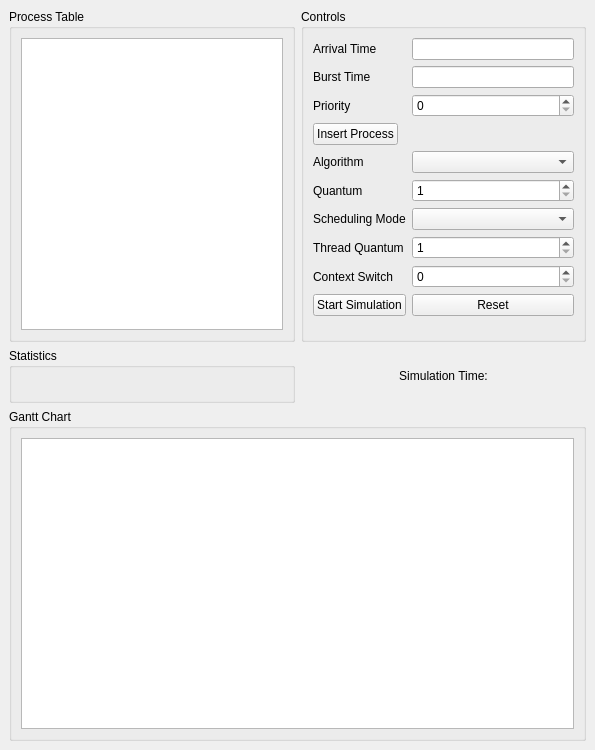
<?xml version="1.0" encoding="UTF-8"?>
<ui version="4.0">
 <class>MainWindow</class>
 <widget class="QMainWindow" name="MainWindow">
  <property name="geometry">
   <rect>
    <x>0</x>
    <y>0</y>
    <width>595</width>
    <height>750</height>
   </rect>
  </property>
  <property name="windowTitle">
   <string>CPU Task Scheduler Simulator</string>
  </property>
  <widget class="QWidget" name="centralwidget">
   <layout class="QGridLayout" name="gridLayout">
    <item row="0" column="0">
     <widget class="QGroupBox" name="groupBox">
      <property name="title">
       <string>Process Table</string>
      </property>
      <layout class="QVBoxLayout" name="verticalLayout">
       <item>
        <widget class="QTableWidget" name="processTable"/>
       </item>
      </layout>
     </widget>
    </item>
    <item row="0" column="1">
     <widget class="QGroupBox" name="groupBox_2">
      <property name="title">
       <string>Controls</string>
      </property>
      <layout class="QFormLayout" name="formLayout">
       <item row="0" column="0">
        <widget class="QLabel" name="labelArrival">
         <property name="text">
          <string>Arrival Time</string>
         </property>
        </widget>
       </item>
       <item row="0" column="1">
        <widget class="QLineEdit" name="arrivalEdit"/>
       </item>
       <item row="1" column="0">
        <widget class="QLabel" name="labelBurst">
         <property name="text">
          <string>Burst Time</string>
         </property>
        </widget>
       </item>
       <item row="1" column="1">
        <widget class="QLineEdit" name="burstEdit"/>
       </item>
       <item row="2" column="0">
        <widget class="QLabel" name="labelPriority">
         <property name="text">
          <string>Priority</string>
         </property>
        </widget>
       </item>
       <item row="2" column="1">
        <widget class="QSpinBox" name="prioritySpin">
         <property name="minimum">
          <number>0</number>
         </property>
         <property name="maximum">
          <number>100</number>
         </property>
        </widget>
       </item>
       <item row="3" column="0">
        <widget class="QPushButton" name="addButton">
         <property name="text">
          <string>Insert Process</string>
         </property>
        </widget>
       </item>
       <item row="4" column="0">
        <widget class="QLabel" name="labelAlg">
         <property name="text">
          <string>Algorithm</string>
         </property>
        </widget>
       </item>
       <item row="4" column="1">
        <widget class="QComboBox" name="algorithmBox"/>
       </item>
       <item row="5" column="0">
        <widget class="QLabel" name="labelQuantum">
         <property name="text">
          <string>Quantum</string>
         </property>
        </widget>
       </item>
       <item row="5" column="1">
        <widget class="QSpinBox" name="quantumSpin">
         <property name="minimum">
          <number>1</number>
         </property>
         <property name="maximum">
          <number>1000</number>
         </property>
        </widget>
       </item>
       <item row="6" column="0">
        <widget class="QLabel" name="labelMode">
         <property name="text">
          <string>Scheduling Mode</string>
         </property>
        </widget>
       </item>
       <item row="6" column="1">
        <widget class="QComboBox" name="modeBox"/>
       </item>
       <item row="7" column="0">
        <widget class="QLabel" name="labelTQ">
         <property name="text">
          <string>Thread Quantum</string>
         </property>
        </widget>
       </item>
       <item row="7" column="1">
        <widget class="QSpinBox" name="threadQuantumSpin">
         <property name="minimum">
          <number>1</number>
         </property>
         <property name="maximum">
          <number>1000</number>
         </property>
        </widget>
       </item>
       <item row="8" column="0">
        <widget class="QLabel" name="labelCS">
         <property name="text">
          <string>Context Switch</string>
         </property>
        </widget>
       </item>
       <item row="8" column="1">
        <widget class="QSpinBox" name="contextSwitchSpin">
         <property name="minimum">
          <number>0</number>
         </property>
         <property name="maximum">
          <number>1000</number>
         </property>
        </widget>
       </item>
       <item row="9" column="0">
        <widget class="QPushButton" name="startButton">
         <property name="text">
          <string>Start Simulation</string>
         </property>
        </widget>
       </item>
       <item row="9" column="1">
        <widget class="QPushButton" name="resetButton">
         <property name="text">
          <string>Reset</string>
         </property>
        </widget>
       </item>
      </layout>
     </widget>
    </item>
    <item row="1" column="0">
     <widget class="QGroupBox" name="groupBox_3">
      <property name="title">
       <string>Statistics</string>
      </property>
      <layout class="QVBoxLayout" name="verticalLayout_2">
       <item>
        <widget class="QLabel" name="statsLabel"/>
       </item>
      </layout>
     </widget>
    </item>
    <item row="1" column="1">
     <widget class="QLabel" name="simuTimeLabel">
      <property name="text">
       <string>Simulation Time:</string>
      </property>
      <property name="alignment">
       <set>Qt::AlignmentFlag::AlignCenter</set>
      </property>
     </widget>
    </item>
    <item row="2" column="0" colspan="2">
     <widget class="QGroupBox" name="groupBox_4">
      <property name="title">
       <string>Gantt Chart</string>
      </property>
      <layout class="QVBoxLayout" name="verticalLayout_3">
       <item>
        <widget class="GanttChartWidget" name="ganttWidget"/>
       </item>
      </layout>
     </widget>
    </item>
   </layout>
  </widget>
 </widget>
 <customwidgets>
  <customwidget>
   <class>GanttChartWidget</class>
   <extends>QGraphicsView</extends>
   <header>ganttchartwidget.hpp</header>
  </customwidget>
 </customwidgets>
 <resources/>
 <connections/>
</ui>
